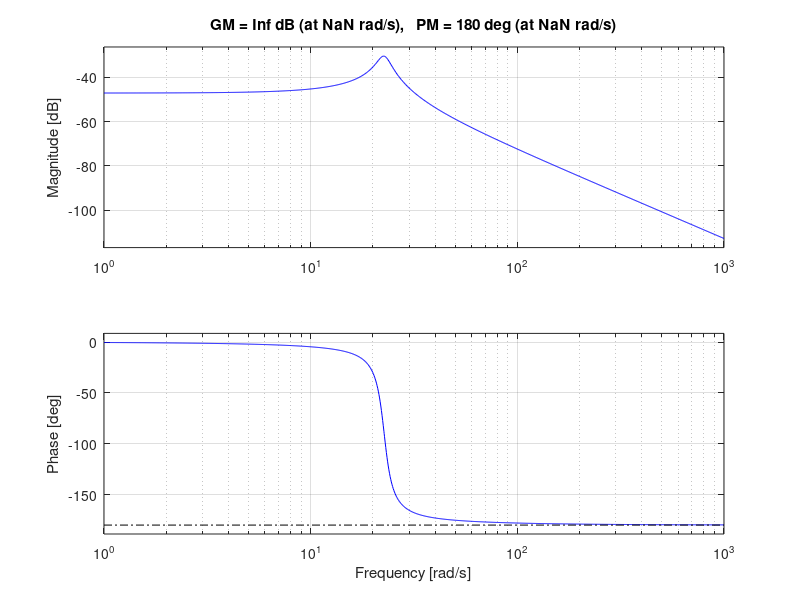
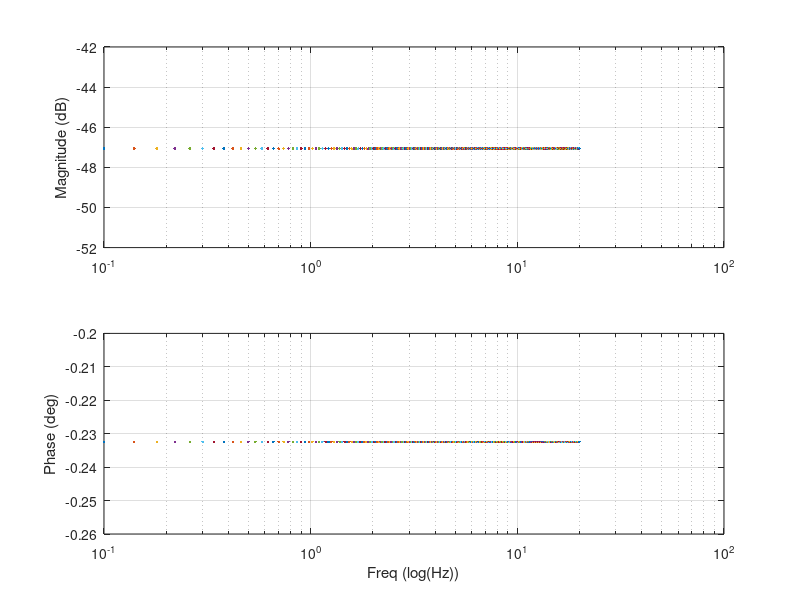

Reproduce these figures in MATLAB, in order.
% Tutorial for determining the gain margin of the system
clear all
close all
clc

% System parameters
m = 0.8775;     % mass [kg]
c = 2.9123;   % damping coefficient [Ns/m]
k = 451.39;     % stiffness [N/m]

% Controller parameters
Kp = 2;         % proportional gain
Ki = 0;         % integral gain
Kd = 0;         % derivative gain

% Plant transfer function
G=tf(1,[m c k]);
% Controller transfer function
C=tf([Kd Kp Ki],[1 0]);

% Multiply plant and controller trasfer functions to obtain open loop transfer function
OL=G*C; 

% Plot the bode diagram and determine the phase and gain margins for the open loop transfer function
figure(1)
margin(OL)


w = (0.1*2*pi:0.04*2*pi:20*2*pi)'; 
[amp,pha] = bode(OL,w); 

% Plotting the bode plot
figure(2)
% Converting the freq to Hz here so that you 
% directly plot your experimental bode on top of it also, be careful 
% with the dB conversion of the amplitude  
subplot(2,1,1)     
semilogx(w/2/pi,20*log10(amp(1,:)))
ylabel('Magnitude (dB)');
grid on 
% Plot the bode phase.                                                        
subplot(2,1,2)  
semilogx(w/2/pi,pha(1,:))%plot the bode phase in degrees
xlabel('Freq (log(Hz))');
ylabel('Phase (deg)');
grid on